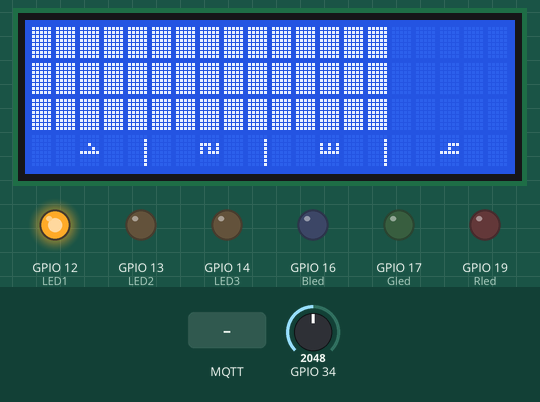
This program was run on a simulated ESP32. Parts: 20×4 character LCD, output pins drawn as LEDs (lit = HIGH). The test bench sets the inputs (shaded band); at power-on: GPIO 34 = 2048. WiFi joins after 1.5 s; servers stay silent unless stated; no MQTT or app messages arrive unless stated; what the program prints to the serial monitor is not drawn.

Above: at 2.9 s.
3.0 s: MQTT message "led2" arrives on the first subscribed topic
At 4.1 s:
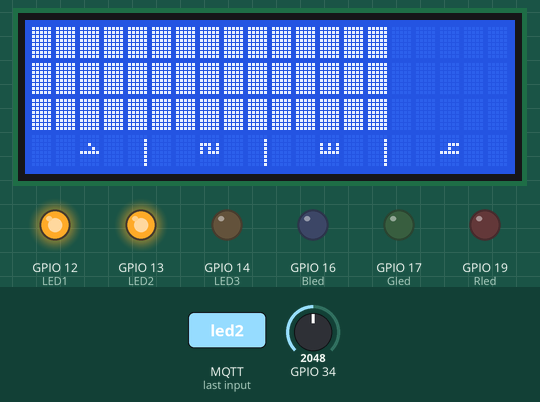
6.0 s: GPIO 34 set to 14
At 7.0 s:
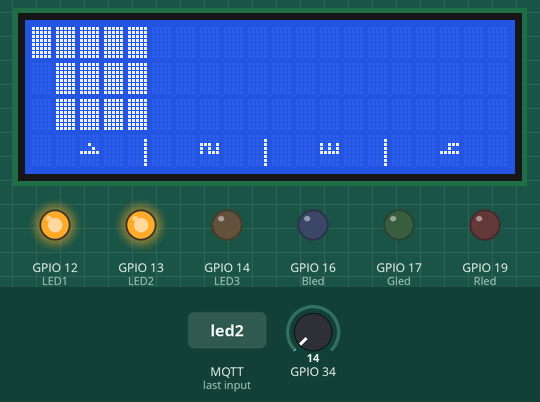
9.0 s: GPIO 34 set to 11
At 9.15 s:
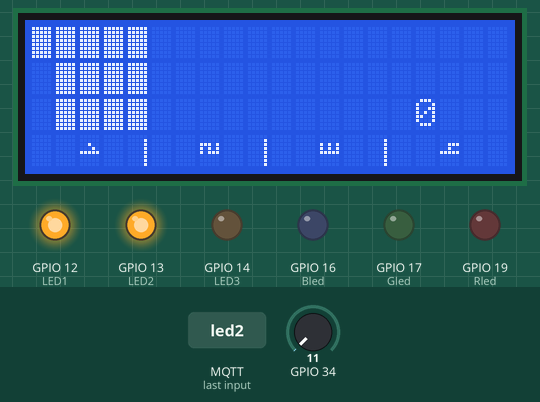
11.1 s: GPIO 34 set to 1228
At 12.8 s:
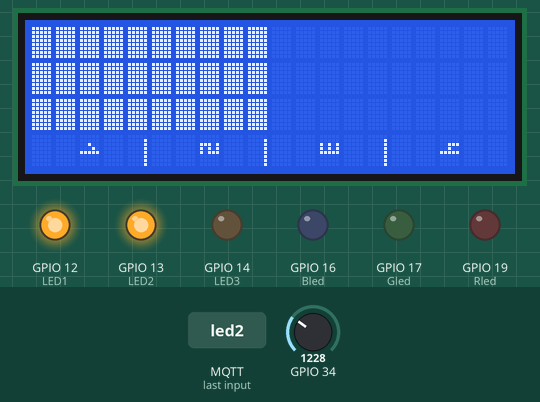
14.1 s: GPIO 34 set to 2047
At 15.6 s:
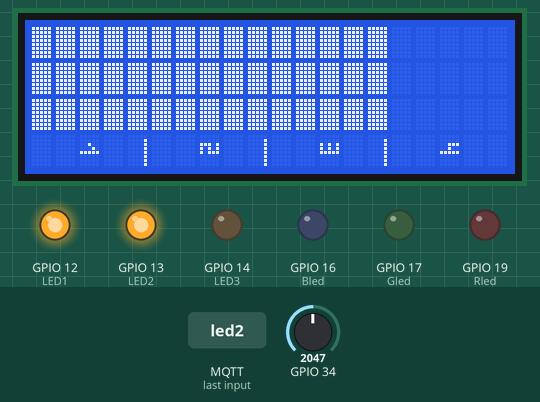
17.1 s: GPIO 34 set to 2866
At 18.2 s:
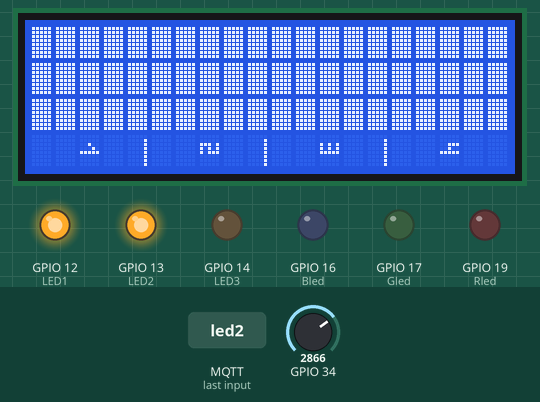
Timing chart, 0 to 20.1 s (numbered marks = the images above; inputs shaded):
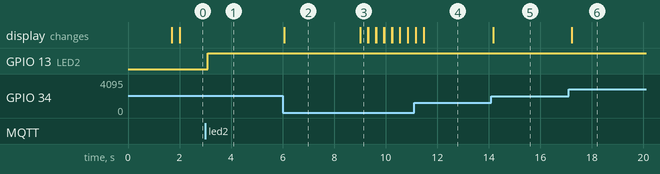

Measured:
- the behaviour switches between 13 and 12 on GPIO 34 (found by bisection; images 2 and 3)
- after the input at 3.0 s, GPIO 13 (LED2): LOW → HIGH after 0.09 s
- after the input at 6.0 s, the display: changes after 0.07 s (image 2)
- after the input at 9.0 s, the display: changes at once (image 3)
- after the input at 14.1 s, the display: changes after 0.07 s (image 5)
- after the input at 17.1 s, the display: changes after 0.11 s (image 6)

The program:

main.cpp
```cpp
#include <Adafruit_PN532.h>
#include <LiquidCrystal_I2C.h>
#include "WiFi.h"
#include "PubSubClient.h"

#define SSID "NETGEAR68"
#define PWD "excitedtuba713"

#define MQTT_SERVER "192.168.1.2"
#define MQTT_PORT 1883

#define LED1 12
#define LED2 13
#define LED3 14
#define Rled 19
#define Gled 17
#define Bled 16

WiFiClient espClient;
PubSubClient client(espClient);
long lastMsg = 0;
char msg[50];
int value = 0;
int level;
bool messageReceived = false;

String messageSend;

void callback(char *topic, byte *message, unsigned int length);

void setup_wifi()
{
  delay(10);
  Serial.println("Connecting to WiFi..");

  WiFi.begin(SSID, PWD);

  while (WiFi.status() != WL_CONNECTED)
  {
    delay(500);
    Serial.print(".");
  }

  Serial.println("");
  Serial.println("WiFi connected");
  Serial.println("IP address: ");
  Serial.println(WiFi.localIP());
}

LiquidCrystal_I2C lcd (0x27, 20,4);  //
byte block[] = {
  B11111,
  B11111,
  B11111,
  B11111,
  B11111,
  B11111,
  B11111,
  B11111
};

byte line[] = {
  B00000,
  B00001,
  B00001,
  B00001,
  B00001,
  B00001,
  B00001,
  B00001
};

byte one[] = {
  B00000,
  B00000,
  B00100,
  B00010,
  B11111,
  B00000,
  B00000,
  B00000
};

byte two[] = {
  B00000,
  B00000,
  B11101,
  B10101,
  B10111,
  B00000,
  B00000,
  B00000
};

byte three[] = {
  B00000,
  B00000,
  B10101,
  B10101,
  B11111,
  B00000,
  B00000,
  B00000
};

byte four[] = {
  B00000,
  B00000,
  B00111,
  B00100,
  B11111,
  B00000,
  B00000,
  B00000
};

byte emptyBlock[] = {
  B00000,
  B00000,
  B00000,
  B00000,
  B00000,
  B00000,
  B00000,
  B00000
};

void setup() {
  // initialize serial communication at 9600 bits per second:
  Serial.begin(115200);
  setup_wifi();
  client.setServer(MQTT_SERVER, MQTT_PORT);
  client.setCallback(callback);

  //LEDJES INITIALISEREN
  pinMode(12, OUTPUT);
  digitalWrite(12, HIGH);
  lcd.init();
  lcd.backlight();
  Serial.begin(115200);                // Start serial monitor after a few seconds. Mainly for testing code to get it to work.
  client.setServer(MQTT_SERVER, MQTT_PORT);
  client.setCallback(callback);
  Wire.begin();
  lcd.begin(20,4);

  lcd.createChar(0, block);
  lcd.createChar(1, line);
  lcd.createChar(2, one);
  lcd.createChar(3, two);
  lcd.createChar(4, three);
  lcd.createChar(5, four);
  lcd.createChar(6, emptyBlock);

  lcd.setCursor(4,3); lcd.write(1);
  lcd.setCursor(9,3); lcd.write(1);
  lcd.setCursor(14,3); lcd.write(1);

  lcd.setCursor(2,3); lcd.write(2);
  lcd.setCursor(7,3); lcd.write(3);
  lcd.setCursor(12,3); lcd.write(4);
  lcd.setCursor(17,3); lcd.write(5);

  pinMode (LED1, OUTPUT);
  pinMode (LED2, OUTPUT);
  pinMode (LED3, OUTPUT);
  pinMode (Rled, OUTPUT);
  pinMode (Gled, OUTPUT);
  pinMode (Bled, OUTPUT);

}
void callback(char *topic, byte *message, unsigned int length)
{
  Serial.print("Message arrived on topic: ");
  Serial.print(topic);
  Serial.print(". Message: ");

  for (int i = 0; i < length; i++)
  {
    Serial.print((char)message[i]);
    messageSend += (char)message[i];
  }
  Serial.println("Message toegekomen");
  messageReceived = true;


  // Feel free to add more if statements to control more GPIOs with MQTT
}

void reconnect()
{
  // Loop until we're reconnected
  while (!client.connected())
  {
    Serial.print("Attempting MQTT connection...");
    // Attempt to connect
    // creat unique client ID
    // in Mosquitto broker enable anom. access
    if (client.connect("fiets"))
    {
      Serial.println("connected");
      //hij luistert op trappen maar, fiets
      //hij schrijft naar trappen maar, buffer
      client.subscribe("TrappenMaar/fiets");
      //subscribe("TrappenMaar/status");
    }
    else
    {
      Serial.print("failed, rc=");
      Serial.print(client.state());
      Serial.println(" try again in 5 seconds");
      // Wait 5 seconds before retrying
      delay(5000);
    }
  }
}


void display(int r) {
  lcd.setCursor(15, 2);
  if (int(r) < 10) {
    lcd.print(" ");  // if less then 10 add " " space - to remove prev carcters
  }
  lcd.print(r);
    if( (r)==0) {
      //eerst dan even kijken of het nul blijft
      //of fouten eruit te filteren
      delay(250);
      if((r)==0) {
      lcd.setCursor(0,0); lcd.write(6);lcd.write(6);lcd.write(6);lcd.write(6);lcd.write(6);lcd.write(6);lcd.write(6);lcd.write(6);lcd.write(6);lcd.write(6);lcd.write(6);lcd.write(6);lcd.write(6);lcd.write(6);lcd.write(6);lcd.write(6);lcd.write(6);lcd.write(6);lcd.write(6);lcd.write(6);
      lcd.setCursor(0,1); lcd.write(6);lcd.write(6);lcd.write(6);lcd.write(6);lcd.write(6);lcd.write(6);lcd.write(6);lcd.write(6);lcd.write(6);lcd.write(6);lcd.write(6);lcd.write(6);lcd.write(6);lcd.write(6);lcd.write(6);lcd.write(6);lcd.write(6);lcd.write(6);lcd.write(6);lcd.write(6);
      lcd.setCursor(0,2); lcd.write(6);lcd.write(6);lcd.write(6);lcd.write(6);lcd.write(6);lcd.write(6);lcd.write(6);lcd.write(6);lcd.write(6);lcd.write(6);lcd.write(6);lcd.write(6);lcd.write(6);lcd.write(6);lcd.write(6);lcd.write(6);lcd.write(6);lcd.write(6);lcd.write(6);lcd.write(6);
        }
        else{
          display(r);
        }
      level = 0;
    }
    else if((0<(r)) && ((r) <=50)) {
      lcd.setCursor(0,0); lcd.write(0); lcd.write(0); lcd.write(0); lcd.write(0); lcd.write(0);
      lcd.setCursor(0,1); lcd.write(0); lcd.write(0); lcd.write(0); lcd.write(0); lcd.write(0);
      lcd.setCursor(0,2); lcd.write(0); lcd.write(0); lcd.write(0); lcd.write(0); lcd.write(0);
      lcd.setCursor(5,0); lcd.write(6); lcd.write(6); lcd.write(6); lcd.write(6); lcd.write(6); lcd.write(6);lcd.write(6); lcd.write(6); lcd.write(6); lcd.write(6); lcd.write(6); lcd.write(6); lcd.write(6); lcd.write(6); lcd.write(6); lcd.write(6);
      lcd.setCursor(5,1); lcd.write(6); lcd.write(6); lcd.write(6); lcd.write(6); lcd.write(6); lcd.write(6);lcd.write(6); lcd.write(6); lcd.write(6); lcd.write(6); lcd.write(6); lcd.write(6); lcd.write(6); lcd.write(6); lcd.write(6); lcd.write(6);
      lcd.setCursor(5,2); lcd.write(6); lcd.write(6); lcd.write(6); lcd.write(6); lcd.write(6); lcd.write(6);lcd.write(6); lcd.write(6); lcd.write(6); lcd.write(6); lcd.write(6); lcd.write(6); lcd.write(6); lcd.write(6); lcd.write(6); lcd.write(6);

      level =1;
    }
    else if((50 < (r)) && ((r) <=140)){
      lcd.setCursor(0,0); lcd.write(0); lcd.write(0); lcd.write(0); lcd.write(0); lcd.write(0);lcd.write(0); lcd.write(0); lcd.write(0); lcd.write(0); lcd.write(0);
      lcd.setCursor(0,1); lcd.write(0); lcd.write(0); lcd.write(0); lcd.write(0); lcd.write(0);lcd.write(0); lcd.write(0); lcd.write(0); lcd.write(0); lcd.write(0);
      lcd.setCursor(0,2); lcd.write(0); lcd.write(0); lcd.write(0); lcd.write(0); lcd.write(0);lcd.write(0); lcd.write(0); lcd.write(0); lcd.write(0); lcd.write(0);
      lcd.setCursor(10,0); lcd.write(6); lcd.write(6); lcd.write(6); lcd.write(6); lcd.write(6); lcd.write(6);lcd.write(6); lcd.write(6); lcd.write(6); lcd.write(6);
      lcd.setCursor(10,1); lcd.write(6); lcd.write(6); lcd.write(6); lcd.write(6); lcd.write(6); lcd.write(6);lcd.write(6); lcd.write(6); lcd.write(6); lcd.write(6);
      lcd.setCursor(10,2); lcd.write(6); lcd.write(6); lcd.write(6); lcd.write(6); lcd.write(6); lcd.write(6);lcd.write(6); lcd.write(6); lcd.write(6); lcd.write(6);

      level =2;
 }
    else if((140 < (r)) && ((r) <=210)){
      lcd.setCursor(0,0); lcd.write(0); lcd.write(0); lcd.write(0); lcd.write(0); lcd.write(0);lcd.write(0); lcd.write(0); lcd.write(0); lcd.write(0); lcd.write(0);lcd.write(0);lcd.write(0); lcd.write(0); lcd.write(0); lcd.write(0);
      lcd.setCursor(0,1); lcd.write(0); lcd.write(0); lcd.write(0); lcd.write(0); lcd.write(0);lcd.write(0); lcd.write(0); lcd.write(0); lcd.write(0); lcd.write(0);lcd.write(0);lcd.write(0); lcd.write(0); lcd.write(0); lcd.write(0);
      lcd.setCursor(0,2); lcd.write(0); lcd.write(0); lcd.write(0); lcd.write(0); lcd.write(0);lcd.write(0); lcd.write(0); lcd.write(0); lcd.write(0); lcd.write(0);lcd.write(0);lcd.write(0); lcd.write(0); lcd.write(0); lcd.write(0);
      lcd.setCursor(15,0); lcd.write(6); lcd.write(6); lcd.write(6); lcd.write(6); lcd.write(6);
      lcd.setCursor(15,1); lcd.write(6); lcd.write(6); lcd.write(6); lcd.write(6); lcd.write(6);
      lcd.setCursor(15,2); lcd.write(6); lcd.write(6); lcd.write(6); lcd.write(6); lcd.write(6);

      level = 3;
}

    else if((r)> 210) {
      lcd.setCursor(0,0); lcd.write(0); lcd.write(0); lcd.write(0); lcd.write(0); lcd.write(0);lcd.write(0); lcd.write(0); lcd.write(0); lcd.write(0); lcd.write(0);lcd.write(0);lcd.write(0); lcd.write(0); lcd.write(0); lcd.write(0); lcd.write(0); lcd.write(0); lcd.write(0); lcd.write(0); lcd.write(0);
      lcd.setCursor(0,1); lcd.write(0); lcd.write(0); lcd.write(0); lcd.write(0); lcd.write(0);lcd.write(0); lcd.write(0); lcd.write(0); lcd.write(0); lcd.write(0);lcd.write(0);lcd.write(0); lcd.write(0); lcd.write(0); lcd.write(0); lcd.write(0); lcd.write(0); lcd.write(0); lcd.write(0); lcd.write(0);
      lcd.setCursor(0,2); lcd.write(0); lcd.write(0); lcd.write(0); lcd.write(0); lcd.write(0);lcd.write(0); lcd.write(0); lcd.write(0); lcd.write(0); lcd.write(0);lcd.write(0);lcd.write(0); lcd.write(0); lcd.write(0); lcd.write(0); lcd.write(0); lcd.write(0); lcd.write(0); lcd.write(0); lcd.write(0);

      level = 4;
}

}
// the loop routine runs over and over again forever:
void loop() {

  if (!client.connected())
  {
    reconnect();
  }
  client.loop();

  long now = millis();
  if (now - lastMsg > 5000)
  {
    lastMsg = now;
  }


  // read the input on analog pin 34:
  int sensorValue = analogRead(34);
  // Convert the analog reading (which goes from 0 - 1023) to a voltage (0 - 5V):
  float voltage = sensorValue * (3.3 / 4095.0);
  Serial.print(sensorValue);
  Serial.print(" ");
  // print out the value you read:
  Serial.print(voltage);
  Serial.print(" ");
  Serial.println(100*voltage);
  display(100*voltage);

  char cstr[16];

  if((messageReceived == true) && (messageSend == "send")){
    messageReceived = false;
    messageSend = "";
    itoa(level, cstr,10);
    client.publish("TrappenMaar/buffer", cstr);
    Serial.print("level wordt verstuurd: ");
    Serial.println(cstr);

    digitalWrite (LED1, LOW);
    digitalWrite (LED2, LOW);
    digitalWrite (LED3, LOW);
    digitalWrite (Gled, LOW);
    digitalWrite (Rled, LOW);

  }

    if((messageReceived == true) && (messageSend == "led1")){
        digitalWrite (LED1, HIGH);	// turn on the LED
    }

    if((messageReceived == true) && (messageSend == "led2")){
        digitalWrite (LED2, HIGH);	// turn on the LED
    }

    if((messageReceived == true) && (messageSend == "led3")){
        digitalWrite (LED3, HIGH);	// turn on the LED
    }

    if((messageReceived == true) && (messageSend == "correct")){
      digitalWrite (Gled, HIGH);	// turn on the LED
    }


    if((messageReceived == true) && (messageSend == "false")){
      digitalWrite (Rled, HIGH);	// turn on the LED
    }

}
```
